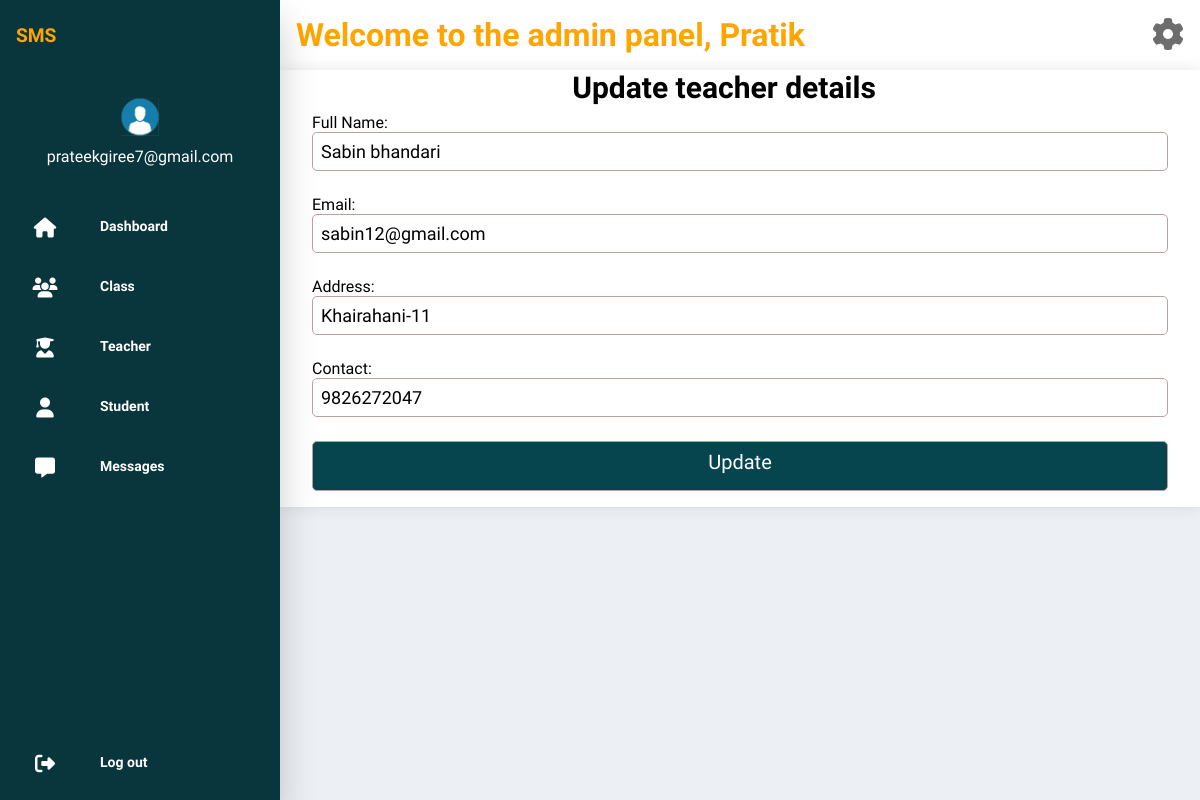
The app's page /app/src/process/teacher_edit.php?id=9 (signed in) with its own data.
### tables this page shows
CREATE TABLE `user` (
  `uid` int(11) NOT NULL,
  `name` varchar(100) NOT NULL,
  `email` varchar(100) NOT NULL,
  `address` varchar(100) NOT NULL,
  `password` varchar(100) NOT NULL,
  `role` tinyint(1) DEFAULT 1,
  `contact` varchar(10) NOT NULL
);

### app/src/process/teacher_edit.php (the view, shortened to what this page needs)
<?php
if (empty($_SESSION['email'])) {
    header('location:../../public/index.php');
    exit();
} else {
    include "../includes/connection.php";
    if (isset($_REQUEST['id'])) {
        $id = $_REQUEST['id'];
        $sql = "select * from user where uid=$id ";
        $result = $conn->query($sql);
        if ($result->num_rows > 0) {
            $row = $result->fetch_assoc();
            ?>
            <!DOCTYPE html>
            <html lang="en">
            <head>
                <link rel="stylesheet" href="../css/admin_pages.css">
                <link rel="stylesheet" href="../css/admin_profile.css">
            </head>
            <body>
                <div class="container">
                    <div class="left">
                        <?php
                        include_once "../includes/admin_sidebar.php";
                        ?>
                    </div>
                    <div class="right">
                        <div class="include">
                            <?php include_once "../includes/header.php"; ?>
                        </div>
                        <div class="newAdmin">
                            <h1 id="admin">Update teacher details</h1>
                            <form action="../process/teacher_update.php" method="post">
                                <div class="inputbox">
                                    <label for="">Full Name:</label>
                                    <input type="text" name="fullname" id="fullname" value="<?php echo $row['name']; ?>"
                                        placeholder="Full Name" required>
                                    <span></span>
                                </div>
                                <div class="inputbox">
                                    <label for="">Email:</label>
                                    <input name="email" type="text" id="email" value="<?php echo $row['email']; ?>"
                                        placeholder="Email" required>
                                    <span></span>
                                </div>
                                <div class="inputbox">
                                    <label for="">Address:</label>
                                    <input name="address" type="text" id="address" value="<?php echo $row['address']; ?>"
                                        placeholder="Address" required>
                                    <span></span>
                                </div>
                                <div class="inputbox">
                                    <label for="">Contact:</label>
                                    <input name="contact" type="text" id="contact" value="<?php echo $row['contact']; ?>"
                                        placeholder="Contact" required>
                                    <span></span>
                                </div>
                                <div class="inputbox">
                                    <input type="submit" value="Update">
                                </div>
                            </form>
                        </div>
                    </div>
                </div>
            </body>
            </html>
            <?php
        }
    } else {
        header("Location: ../admin/admin_dashboard.php");
        exit();
    }
}
?>

### app/src/includes/header.php (shortened to what this page needs)
<?php
if (empty($_SESSION['email'])) {
    header("Location:../../public/index.php");
} else {
    include "../includes/connection.php";
    $role_header = 0;
    $email_header = $_SESSION['email'];
    $sql_header = "SELECT * FROM user where role=? and email=?";
    $stmt_header = $conn->prepare($sql_header);
    $stmt_header->bind_param("is", $role_header, $email_header);
    $stmt_header->execute();
    $result_header = $stmt_header->get_result();
    $name_header = "";
    if ($result_header->num_rows > 0) {
        $row_header = $result_header->fetch_assoc();
        $name_header = $row_header['name'];
    }
    $name_header = strstr($name_header, ' ', true);
    ?>
    <!DOCTYPE html>
    <html lang="en">
    <head>
        <link rel="stylesheet" href="https://cdnjs.cloudflare.com/ajax/libs/font-awesome/6.5.1/css/all.min.css"
 />
    </head>
    <body>
        <div class="welcome">
            <h1>Welcome to the admin panel,
                <?php echo $name_header; ?>
            </h1>
            <a href="../pages/admin_profile.php"><i class="fa-solid fa-gear"></i></a>
        </div>
    </body>
    </html>
    <?php
}
?>

### app/src/css/admin_pages.css (style rules this page uses)
* { margin: 0; padding: 0; box-sizing: border-box; }
body { background-color: #ecf0f4; font-family: "Rajdhani", sans-serif; }
.right { width: calc(100% - 280px); }

### app/src/css/admin_profile.css (style rules this page uses)
.inputbox span { display: block; height: 1rem; font-size: 18px; color: red; }
.inputbox { margin: 0.5rem 0 0 2rem; }
.inputbox input { width: 100%; padding: 0.5rem; font-size: 18px; border: 1px solid rgb(186, 161, 161); border-radius: 5px; }
input[type="submit"] { padding-bottom: 1rem; font-size: 20px; border-radius: 5px; background-color: #06444e; color: white; cursor: pointer; transition: 0.4s; }
.newAdmin { background-color: white; display: flex; flex-direction: column; padding: 0 2rem 1rem 0; box-shadow: 0 0 15px 0 rgba(0, 0, 0, 0.1); }
h1 { text-align: center; font-size: 30px; }

### app/src/css/admin_sidebar.css (style rules this page uses)
* { margin: 0; padding: 0; box-sizing: border-box; font-family: "Rajdhani", sans-serif; }
.container { display: flex; min-height: 100%; }

### app/src/includes/header.php (style rules this page uses)
.welcome { display: flex; justify-content: space-between; width: 100%; color: orange; background-color: #fff; padding: 1rem; }
.welcome h1 { font-size: 2rem; }
.welcome a { color: rgb(110, 109, 109); font-size: 2rem; }

### records on screen
user: name "Pratik"
user: fullname "Sabin bhandari", email "sabin12@gmail.com", address "Khairahani-11", contact "9826272047"

### other values on screen
$_SESSION['email'] "prateekgiree7@gmail.com"
